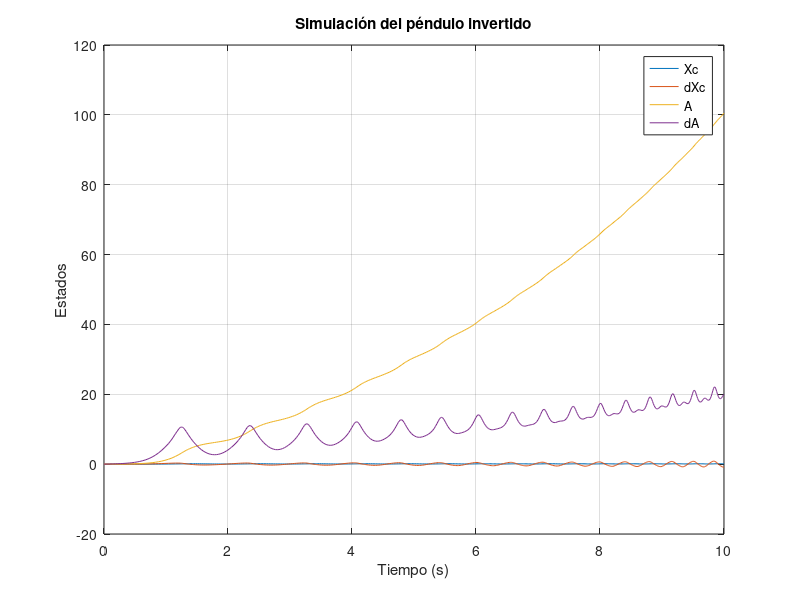

Write MATLAB code to recreate this figure.
function Practica_1
    tspan = [0 10];
    x0 = [0, 0, deg2rad(1), 0];  

    % Resolver el sistema de ecuaciones diferenciales
    [t, x] = ode45(@pendulo, tspan, x0);

    % Graficar los resultados
    figure;
    plot(t, x);
    xlabel('Tiempo (s)');
    ylabel('Estados');
    legend('Xc', 'dXc', 'A', 'dA');
    title('Simulación del péndulo invertido');
    grid on;
end

function dx = pendulo(~, x)
    %Definición de parámetros 
    Ip = 0.0079;   % Momento de inercia del péndulo
    Mc = 0.7031;   % Masa del carrito
    lp = 0.3302;   % Longitud del péndulo
    Mp = 0.23;     % Masa del péndulo
    Fc = 0;        % Fuerza del motor
    Beq = 4.3;     % Coeficiente de amortiguamiento eq
    g = 9.81;      % Gravedad
    Bp = 0.0024;   % Coeficiente de amortiguamiento


    % Variables de estado
    x1 = x(1); % Xc (posición del carrito)
    x2 = x(2); % dXc (velocidad del carrito)
    x3 = x(3); % A (ángulo del péndulo)
    x4 = x(4); % dA (velocidad angular del péndulo)


    % Denominador común
    denominador_comun = (Mc + Mp) * Ip + Mc * Mp * lp^2 + Mp^2 * lp^2 * sin(x3)^2;

    % Sistema de ecuaciones diferenciales
    ddXc = ((Ip + Mp * lp^2) * Fc + Mp^2 * lp^2 * g * cos(x3) * sin(x3) - ...
            (Ip + Mp * lp^2) * Beq * x2 - (Ip * Mp * lp - Mp^2 * lp^3) * x4^2 * sin(x3) - ...
            Mp * lp * x4 * cos(x3) * Bp) / denominador_comun;

    dda =   ((Mc + Mp) * Mp * g * lp * sin(x3) - (Mc + Mp) * Bp * x4 + ...
            Fc * Mp * lp * cos(x3) - Mp^2 * lp^2 * x4^2 * sin(x3) * cos(x3) - ...
            Beq * Mp * lp * x2 * cos(x3)) / denominador_comun;

    dx = zeros(4,1);
    dx(1) = x2;
    dx(2) = ddXc;
    dx(3) = x4;
    dx(4) = dda;
end
